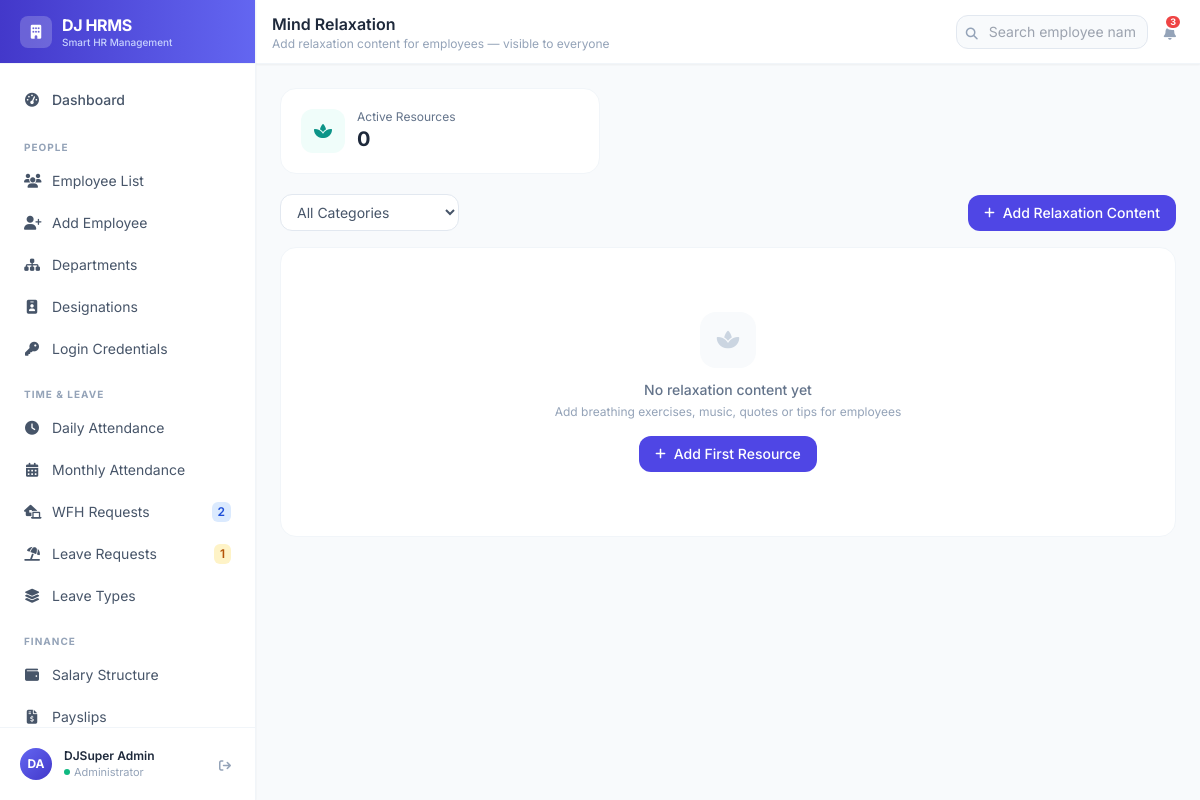
Page /wellness/ (signed in) on the earlier database version.
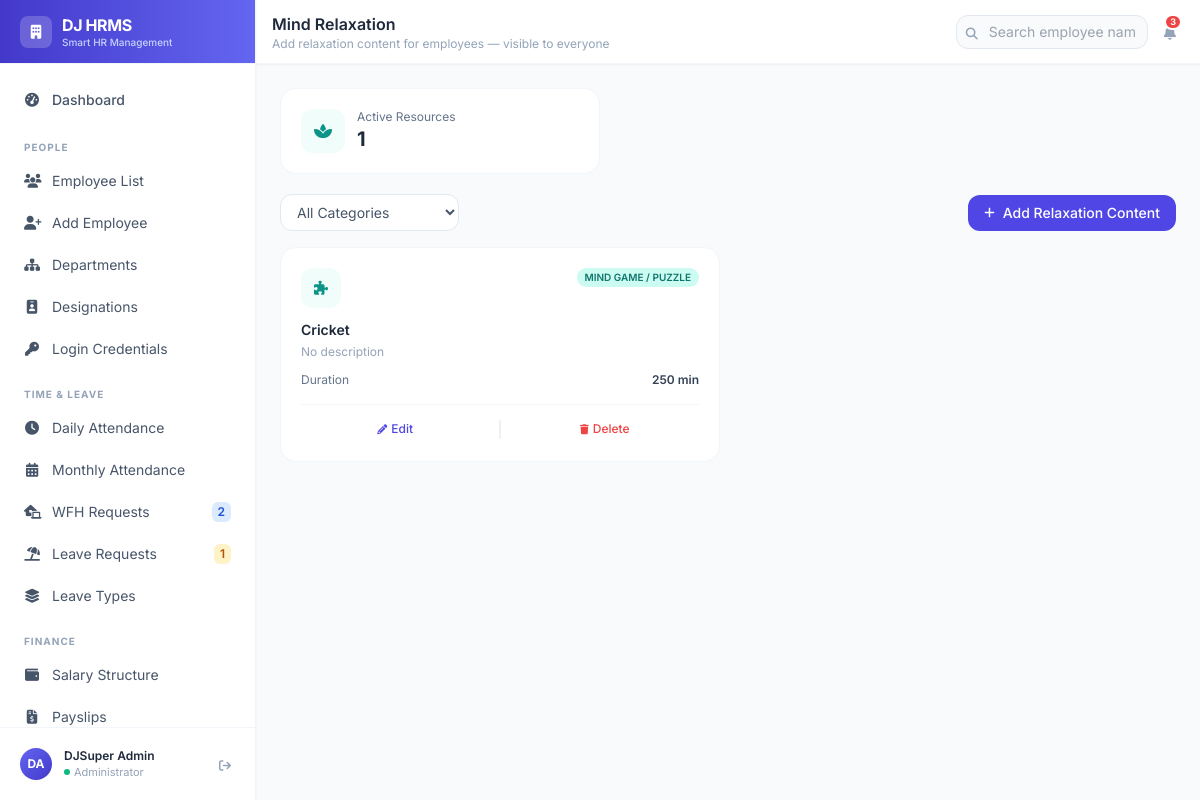
Same page on the later database version.
### wellness/models.py (models this page shows, shortened)
class WellnessResource(models.Model):
    CATEGORY_CHOICES = [
        ('breathing', 'Breathing Exercise'),
        ('music', 'Relaxing Music'),
        ('video', 'Relaxation Video'),
        ('quote', 'Motivational Quote'),
        ('tip', 'Wellness Tip'),
        ('game', 'Mind Game / Puzzle'),
    ]
    title           = models.CharField(max_length=200)
    description     = models.TextField(blank=True)
    category        = models.CharField(max_length=20, choices=CATEGORY_CHOICES, default='tip')
    resource_url    = models.URLField(
        blank=True,
        help_text='External link — YouTube video, Spotify playlist, article, etc. (optional)'
    )
    duration_minutes = models.PositiveSmallIntegerField(
        null=True, blank=True,
        help_text='Approx. time to complete/listen (optional)'
    )
    is_active   = models.BooleanField(default=True)
    created_by  = models.ForeignKey(User, on_delete=models.SET_NULL, null=True, blank=True)
    created_at  = models.DateTimeField(auto_now_add=True)
    updated_at  = models.DateTimeField(auto_now=True)
    class Meta:
        ordering = ['-created_at']

### wellness/views.py (the view)
# urls.py: path('', views.wellness_list, name='wellness_list'),
@login_required
@admin_required
def wellness_list(request):
    category = request.GET.get('category', '')
    resources = WellnessResource.objects.all()
    if category:
        resources = resources.filter(category=category)
    active_count = WellnessResource.objects.filter(is_active=True).count()
    return render(request, 'wellness/wellness_list.html', {
        'resources':        resources,
        'selected_category': category,
        'active_count':     active_count,
        'category_choices': WellnessResource.CATEGORY_CHOICES,
    })

### employees/models.py (called while the page is built)
    @property
    def full_name(self):
        return f"{self.first_name} {self.last_name}"

### hrms/context_processors.py (called while the page is built)
def unread_messages(request):
    if not request.user.is_authenticated:
        return {}
    try:
        from messaging.models import Message
    except Exception:
        return {}
    count = Message.objects.filter(
        conversation__participants=request.user,
        is_read=False,
    ).exclude(sender=request.user).count()
    return {'unread_messages_count': count}

### wellness/views.py (called while the page is built)
def admin_required(view_func):
    @wraps(view_func)
    def wrapper(request, *args, **kwargs):
        if not request.user.is_authenticated:
            return redirect('admin_login')
        if not (request.user.is_staff or request.user.is_superuser):
            try:
                Employee.objects.get(user=request.user)
                return redirect('portal_dashboard')
            except Employee.DoesNotExist:
                return redirect('employee_login')
        return view_func(request, *args, **kwargs)
    return wrapper

### templates/wellness/wellness_list.html (shortened to what this page needs)
{% extends 'base.html' %}
{% block page_title %}Mind Relaxation{% endblock %}
{% block page_subtitle %}Add relaxation content for employees — visible to everyone{% endblock %}
{% block content %}
<div class="bg-white rounded-2xl border border-slate-100 p-5 flex items-center gap-3 mb-5 max-w-xs">
  <div class="w-11 h-11 bg-teal-50 rounded-xl flex items-center justify-center flex-shrink-0">
    <i class="fas fa-spa text-teal-600"></i>
  </div>
  <div>
    <p class="text-slate-500 text-xs">Active Resources</p>
    <p class="text-xl font-bold text-slate-800">{{ active_count }}</p>
  </div>
</div>
<div class="flex flex-wrap items-center justify-between gap-3 mb-4">
  <form method="get" class="flex flex-wrap items-center gap-2">
    <select name="category" onchange="this.form.submit()"
      class="border border-slate-200 rounded-xl px-3 py-2 text-sm text-slate-600 focus:outline-none bg-white">
      <option value="" {% if not selected_category %}selected{% endif %}>All Categories</option>
    </select>
  </form>
  <a href="{% url 'add_wellness' %}"
    class="inline-flex items-center gap-2 bg-brand-600 text-white px-4 py-2 rounded-xl text-sm font-medium hover:bg-brand-700 transition-colors">
    <i class="fas fa-plus text-xs"></i> Add Relaxation Content
  </a>
</div>
<div class="grid grid-cols-1 sm:grid-cols-2 xl:grid-cols-3 gap-4">
  {% for r in resources %}
  <div class="bg-white rounded-2xl border border-slate-100 p-5 hover:border-brand-200 hover:shadow-sm transition-all {% if not r.is_active %}opacity-60{% endif %}">
    <div class="flex items-start justify-between mb-3">
      <div class="w-10 h-10 rounded-xl flex items-center justify-center bg-teal-50">
        <i class="fas
          {% if r.category == 'breathing' %}fa-wind
          {% elif r.category == 'music' %}fa-music
          {% elif r.category == 'video' %}fa-video
          {% elif r.category == 'quote' %}fa-quote-left
          {% elif r.category == 'game' %}fa-puzzle-piece
          {% else %}fa-lightbulb{% endif %} text-teal-600 text-sm"></i>
      </div>
      <div class="flex items-center gap-1.5">
        <span class="text-[10px] px-2 py-0.5 rounded-full font-semibold bg-teal-100 text-teal-700">
          {{ r.get_category_display|upper }}
        </span>
      </div>
    </div>
    <h3 class="text-slate-800 font-semibold text-sm mb-1">{{ r.title }}</h3>
    <p class="text-slate-400 text-xs mb-3">{{ r.description|default:"No description"|truncatechars:70 }}</p>
    <div class="space-y-1.5 mb-4">
      {% if r.duration_minutes %}
      <div class="flex items-center justify-between text-xs">
        <span class="text-slate-500">Duration</span>
        <span class="font-semibold text-slate-700">{{ r.duration_minutes }} min</span>
      </div>
      {% endif %}
    </div>
    <div class="flex items-center gap-2 pt-3 border-t border-slate-100">
      <a href="{% url 'edit_wellness' r.pk %}"
        class="flex-1 text-center text-xs font-medium text-brand-600 hover:underline py-1">
        <i class="fas fa-pencil mr-1 text-[10px]"></i>Edit
      </a>
      <span class="text-slate-200">|</span>
      <button onclick="confirmDelete('{{ r.title|escapejs }}', '{% url 'delete_wellness' r.pk %}')"
        class="flex-1 text-center text-xs font-medium text-red-500 hover:underline py-1">
        <i class="fas fa-trash mr-1 text-[10px]"></i>Delete
      </button>
    </div>
  </div>
  {% empty %}
  <div class="col-span-3 bg-white rounded-2xl border border-slate-100 py-16 text-center">
    <div class="w-14 h-14 bg-slate-50 rounded-2xl flex items-center justify-center mx-auto mb-3">
      <i class="fas fa-spa text-slate-300 text-xl"></i>
    </div>
    <p class="text-slate-500 font-medium text-sm">No relaxation content yet</p>
    <p class="text-slate-400 text-xs mt-1 mb-4">Add breathing exercises, music, quotes or tips for employees</p>
    <a href="{% url 'add_wellness' %}"
      class="inline-flex items-center gap-2 bg-brand-600 text-white px-4 py-2 rounded-xl text-sm font-medium hover:bg-brand-700">
      <i class="fas fa-plus text-xs"></i> Add First Resource
    </a>
  </div>
  {% endfor %}
</div>
{% endblock %}

Differences in the rows shown:
added WellnessResource: category "MIND GAME / PUZZLE", title "Cricket", description "No description", duration_minutes "250"
Other differences:
{{ active_count }}: "0" → "1"
text no longer shown: "No relaxation content yet Add breathing exercises, music, quotes or tips for employees Add First Resource"
